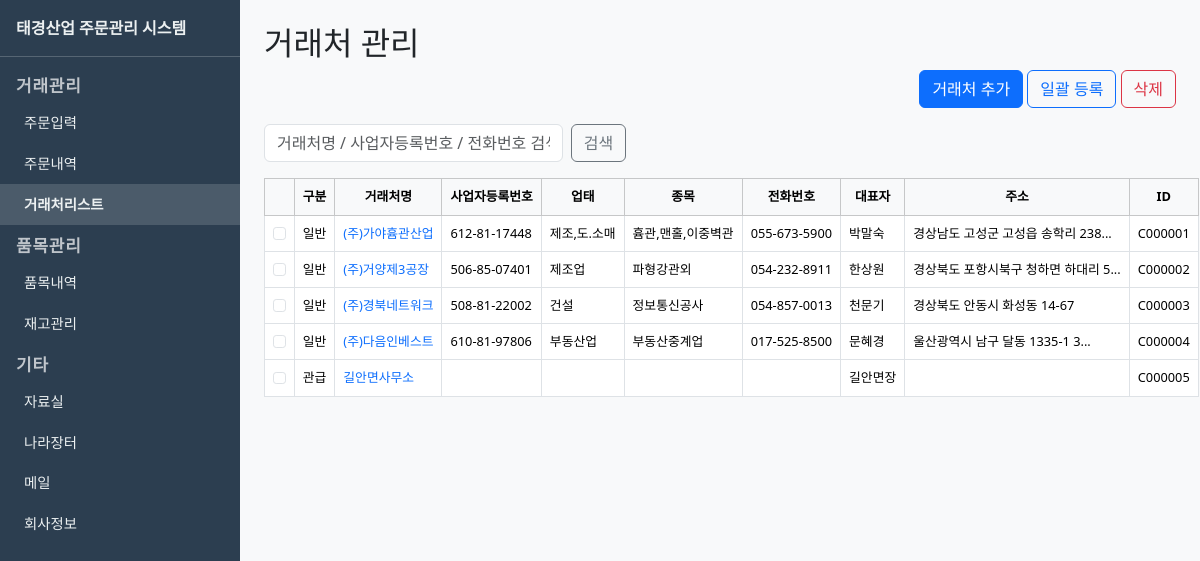
Page /customers on the committed database.
### models.py (models this page shows)
class Customer(db.Model):
    __tablename__ = "customers"
    id = db.Column(db.Integer, primary_key=True)
    code = db.Column(db.String(10), unique=True)
    gubun = db.Column(db.String(20), default="일반")
    name = db.Column(db.String(200), nullable=False)
    biz_no = db.Column(db.String(20))
    business_type = db.Column(db.String(100))
    business_item = db.Column(db.String(100))
    phone = db.Column(db.String(50))
    address = db.Column(db.String(500))
    ceo = db.Column(db.String(100))
    remarks = db.Column(db.String(500))
    created_at = db.Column(db.DateTime, default=datetime.utcnow)
    transactions = db.relationship("Transaction", backref="customer", lazy=True)

### routes.py (the view, shortened to what this page needs)
    @app.route("/customers")
    def customer_list():
        q = request.args.get("q", "").strip()
        query = Customer.query
        customers = query.order_by(Customer.name).all()
        return render_template("customers/list.html", customers=customers, q=q)

### templates/customers/list.html (shortened to what this page needs)
{% extends "base.html" %}
{% block content %}
<h2 class="mb-2">거래처 관리</h2>
<div class="page-actions mb-3">
  <a class="btn btn-primary" href="{{ url_for('customer_add') }}">거래처 추가</a>
  <a class="btn btn-outline-primary" href="{{ url_for('customer_upload') }}">일괄 등록</a>
  <button type="button" class="btn btn-outline-danger" id="btnCustomerDelete">삭제</button>
</div>
<form method="get" class="row g-2 align-items-center mb-3">
  <div class="col-sm-6 col-md-4">
    <input type="text" name="q" class="form-control" placeholder="거래처명 / 사업자등록번호 / 전화번호 검색" value="{{ q or '' }}">
  </div>
  <div class="col-auto">
    <button type="submit" class="btn btn-outline-secondary">검색</button>
  </div>
</form>
<table class="table table-bordered table-hover customer-list-table">
  <thead class="table-light">
    <tr><th style="width:40px"></th><th>구분</th><th>거래처명</th><th>사업자등록번호</th><th>업태</th><th>종목</th><th>전화번호</th><th>대표자</th><th>주소</th><th>ID</th></tr>
  </thead>
  <tbody>
    {% for c in customers %}
    <tr>
      <td><input type="checkbox" class="form-check-input customer-check" value="{{ c.id }}" aria-label="선택"></td>
      <td>{{ c.gubun or '' }}</td>
      <td><a href="{{ url_for('customer_edit', id=c.id) }}" class="text-decoration-none">{{ c.name or '' }}</a></td>
      <td>{{ c.biz_no or '' }}</td>
      <td>{{ c.business_type or '' }}</td>
      <td>{{ c.business_item or '' }}</td>
      <td>{{ c.phone or '' }}</td>
      <td>{{ c.ceo or '' }}</td>
      <td>{{ (c.address or '')[:20] }}{% if c.address and c.address|length > 20 %}...{% endif %}</td>
      <td>{{ c.code or ("C{:06d}"|format(c.id)) }}</td>
    </tr>
    {% else %}
    <tr><td colspan="10">등록된 거래처가 없습니다.</td></tr>
    {% endfor %}
  </tbody>
</table>
{% endblock %}

### templates/base.html (style rules this page uses)
body { display: flex; min-height: 100vh; margin: 0; }
.page-actions { text-align: right; margin-bottom: 1rem; }
thead th { text-align: center !important; }

### templates/customers/list.html (style rules this page uses)
.customer-list-table { font-size: 0.8rem; }
.customer-list-table th, .customer-list-table td { white-space: nowrap; overflow: hidden; text-overflow: ellipsis; }

### rows in the picture
Customer: gubun "일반", name "(주)가야흄관산업", biz_no "612-81-17448", business_type "제조,도.소매", business_item "흄관,맨홀,이중벽관", phone "055-673-5900", ceo "박말숙", address "경상남도 고성군 고성읍 송학리 238", code "C000001"
Customer: gubun "일반", name "(주)거양제3공장", biz_no "506-85-07401", business_type "제조업", business_item "파형강관외", phone "054-232-8911", ceo "한상원", address "경상북도 포항시북구 청하면 하대리 5", code "C000002"
Customer: gubun "일반", name "(주)경북네트워크", biz_no "508-81-22002", business_type "건설", business_item "정보통신공사", phone "054-857-0013", ceo "천문기", address "경상북도 안동시 화성동 14-67", code "C000003"
Customer: gubun "일반", name "(주)다음인베스트", biz_no "610-81-97806", business_type "부동산업", business_item "부동산중계업", phone "017-525-8500", ceo "문혜경", address "울산광역시 남구 달동 1335-1 3", code "C000004"
Customer: gubun "관급", name "길안면사무소", ceo "길안면장", code "C000005"
